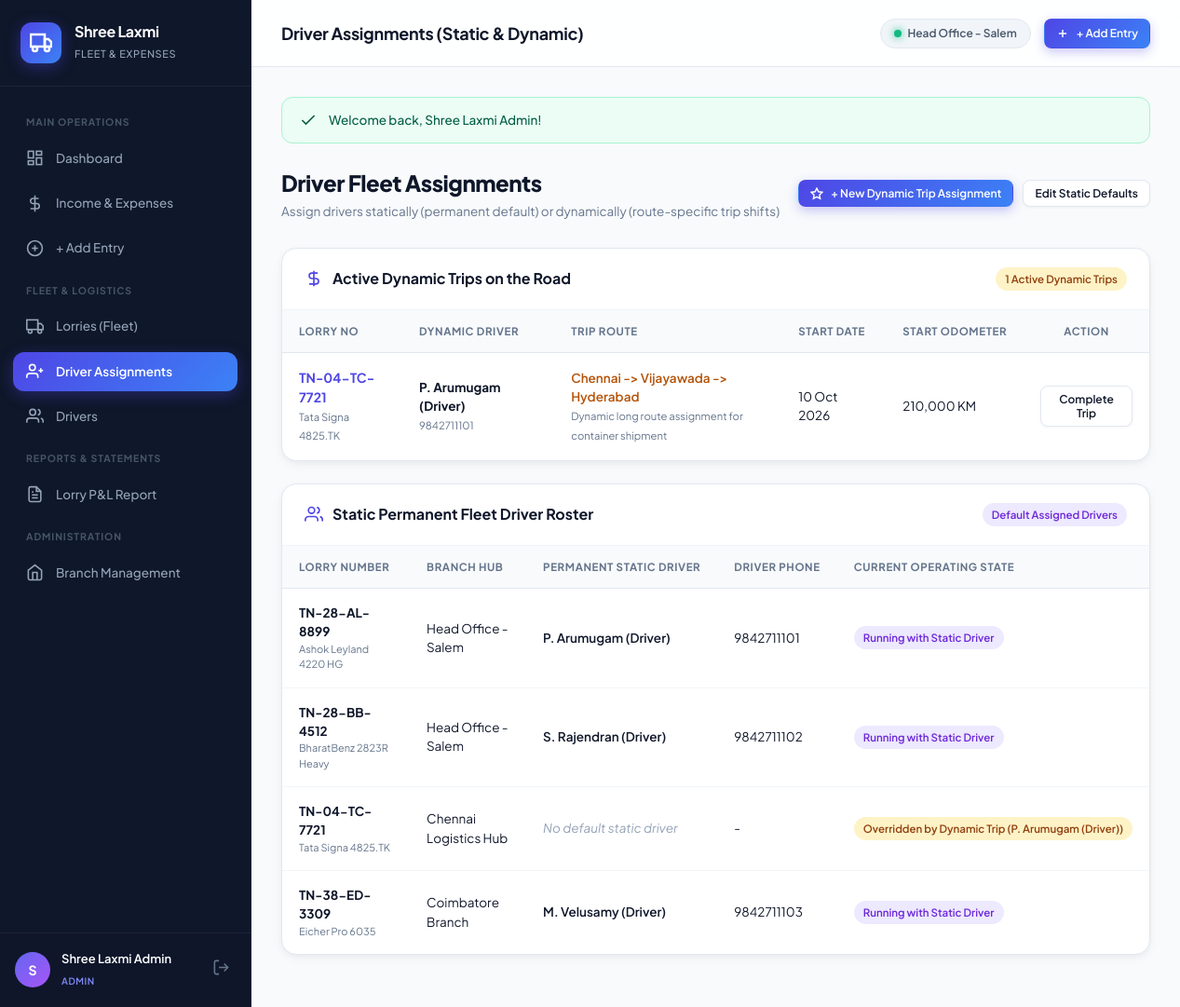
Page /assignments.php (signed in) on the committed database.
### tables this page shows
CREATE TABLE IF NOT EXISTS `driver_assignments` (
    `id` INT AUTO_INCREMENT PRIMARY KEY,
    `lorry_id` INT NOT NULL,
    `driver_id` INT NOT NULL,
    `branch_id` INT NOT NULL,
    `assignment_type` ENUM('static', 'dynamic') DEFAULT 'dynamic',
    `trip_route` VARCHAR(255) NULL,              
    `start_date` DATE NOT NULL,
    `end_date` DATE NULL,
    `start_odometer` INT DEFAULT 0,
    `end_odometer` INT NULL,
    `status` ENUM('active', 'completed', 'cancelled') DEFAULT 'active',
    `notes` TEXT NULL,
    `assigned_by` INT NULL,
    `created_at` TIMESTAMP DEFAULT CURRENT_TIMESTAMP,
    `updated_at` TIMESTAMP DEFAULT CURRENT_TIMESTAMP ON UPDATE CURRENT_TIMESTAMP,
    FOREIGN KEY (`lorry_id`) REFERENCES `lorries`(`id`) ON DELETE CASCADE,
    FOREIGN KEY (`driver_id`) REFERENCES `users`(`id`) ON DELETE CASCADE,
    FOREIGN KEY (`branch_id`) REFERENCES `branches`(`id`) ON DELETE CASCADE
);

CREATE TABLE IF NOT EXISTS `lorries` (
    `id` INT AUTO_INCREMENT PRIMARY KEY,
    `branch_id` INT NOT NULL,
    `lorry_number` VARCHAR(25) NOT NULL UNIQUE,  
    `model_name` VARCHAR(100) NOT NULL,          
    `lorry_type` VARCHAR(50) NOT NULL,           
    `capacity_tonnage` DECIMAL(6, 2) DEFAULT 0.00,
    `fuel_type` VARCHAR(20) DEFAULT 'Diesel',
    `current_odometer` INT DEFAULT 0,
    `static_driver_id` INT NULL,                 
    `status` ENUM('active', 'maintenance', 'idle') DEFAULT 'active',
    `insurance_expiry` DATE NULL,
    `fitness_expiry` DATE NULL,
    `notes` TEXT NULL,
    `created_at` TIMESTAMP DEFAULT CURRENT_TIMESTAMP,
    `updated_at` TIMESTAMP DEFAULT CURRENT_TIMESTAMP ON UPDATE CURRENT_TIMESTAMP,
    FOREIGN KEY (`branch_id`) REFERENCES `branches`(`id`) ON DELETE CASCADE,
    FOREIGN KEY (`static_driver_id`) REFERENCES `users`(`id`) ON DELETE SET NULL
);

CREATE TABLE IF NOT EXISTS `users` (
    `id` INT AUTO_INCREMENT PRIMARY KEY,
    `branch_id` INT NULL,
    `name` VARCHAR(100) NOT NULL,
    `username` VARCHAR(50) NOT NULL UNIQUE,
    `email` VARCHAR(100),
    `phone` VARCHAR(20) NOT NULL,
    `password` VARCHAR(255) NOT NULL,
    `role` ENUM('admin', 'branch_manager', 'driver', 'operator') NOT NULL DEFAULT 'driver',
    `license_number` VARCHAR(50) NULL,
    `license_expiry` DATE NULL,
    `status` ENUM('active', 'inactive') DEFAULT 'active',
    `avatar` VARCHAR(255) NULL,
    `created_at` TIMESTAMP DEFAULT CURRENT_TIMESTAMP,
    `updated_at` TIMESTAMP DEFAULT CURRENT_TIMESTAMP ON UPDATE CURRENT_TIMESTAMP,
    FOREIGN KEY (`branch_id`) REFERENCES `branches`(`id`) ON DELETE SET NULL
);

CREATE TABLE IF NOT EXISTS `branches` (
    `id` INT AUTO_INCREMENT PRIMARY KEY,
    `branch_code` VARCHAR(20) NOT NULL UNIQUE,
    `branch_name` VARCHAR(100) NOT NULL,
    `city` VARCHAR(50) NOT NULL,
    `state` VARCHAR(50) DEFAULT 'Tamil Nadu',
    `contact_person` VARCHAR(100),
    `phone` VARCHAR(20) NOT NULL,
    `email` VARCHAR(100),
    `address` TEXT,
    `status` ENUM('active', 'inactive') DEFAULT 'active',
    `created_at` TIMESTAMP DEFAULT CURRENT_TIMESTAMP,
    `updated_at` TIMESTAMP DEFAULT CURRENT_TIMESTAMP ON UPDATE CURRENT_TIMESTAMP
);

### includes/functions.php (called while the page is built, shortened)
<?php
function format_date($date_str, $include_time = false) {
    $time = strtotime($date_str);
    return date('d M Y', $time);
}
function clean($str) {
    return htmlspecialchars(trim($str ?? ''), ENT_QUOTES, 'UTF-8');
}
function get_all_lorries($pdo, $branch_id = null) {
    $sql = "SELECT l.*,
                   b.branch_name, b.city as branch_city,
                   u.name as static_driver_name, u.phone as static_driver_phone,
                   da.driver_id as dynamic_driver_id,
                   du.name as dynamic_driver_name,
                   da.trip_route as current_trip_route
            FROM lorries l
            LEFT JOIN branches b ON l.branch_id = b.id
            LEFT JOIN users u ON l.static_driver_id = u.id
            LEFT JOIN driver_assignments da ON (da.lorry_id = l.id AND da.status = 'active' AND da.assignment_type = 'dynamic')
            LEFT JOIN users du ON da.driver_id = du.id";
    $sql .= " ORDER BY l.id ASC";
    return $pdo->query($sql)->fetchAll();
}

### assignments.php (the view, shortened to what this page needs)
<?php
require_once __DIR__ . '/includes/header.php';
$stmt_dynamic = $pdo->query("SELECT da.*, l.lorry_number, l.model_name, u.name as driver_name, u.phone as driver_phone, b.branch_name
                             FROM driver_assignments da
                             JOIN lorries l ON da.lorry_id = l.id
                             JOIN users u ON da.driver_id = u.id
                             JOIN branches b ON da.branch_id = b.id
                             WHERE da.assignment_type = 'dynamic' AND da.status = 'active'
                             ORDER BY da.id DESC");
$active_dynamic_trips = $stmt_dynamic->fetchAll();
$lorries_static = get_all_lorries($pdo);
?>
<div class="page-header">
    <div>
        <h1 class="page-title">Driver Fleet Assignments</h1>
        <p class="page-subtitle">Assign drivers statically (permanent default) or dynamically (route-specific trip shifts)</p>
    </div>
    <div style="display:flex; gap:10px;">
        <button type="button" class="btn btn-primary btn-sm" onclick="openModal('addDynamicModal')">
            <svg viewBox="0 0 24 24" fill="none" stroke="currentColor" stroke-width="2.5"><polygon points="12 2 15.09 8.26 22 9.27 17 14.14 18.18 21.02 12 17.77 5.82 21.02 7 14.14 2 9.27 8.91 8.26 12 2"></polygon></svg>
            <span>+ New Dynamic Trip Assignment</span>
        </button>
        <button type="button" class="btn btn-outline btn-sm" onclick="openModal('updateStaticModal')">
            <span>Edit Static Defaults</span>
        </button>
    </div>
</div>
<div class="card">
    <div class="card-header">
        <div class="card-title">
            <svg viewBox="0 0 24 24" fill="none" stroke="currentColor" stroke-width="2"><path d="M12 2v20M17 5H9.5a3.5 3.5 0 0 0 0 7h5a3.5 3.5 0 0 1 0 7H6"></path></svg>
            <span>Active Dynamic Trips on the Road</span>
        </div>
        <span class="pill pill-dynamic"><?= count($active_dynamic_trips) ?> Active Dynamic Trips</span>
    </div>
    <div class="card-body" style="padding:0;">
        <div class="table-responsive">
            <table class="modern-table">
                <thead>
                    <tr>
                        <th>Lorry No</th>
                        <th>Dynamic Driver</th>
                        <th>Trip Route</th>
                        <th>Start Date</th>
                        <th>Start Odometer</th>
                        <th style="text-align:center;">Action</th>
                    </tr>
                </thead>
                <tbody>
                    <?php if (empty($active_dynamic_trips)): ?>
                        <tr>
                            <td colspan="6" style="text-align:center; padding:30px; color:#94a3b8;">
                                No dynamic trip assignments active currently. All lorries running on static default drivers.
                            </td>
                        </tr>
                    <?php else: ?>
                        <?php foreach ($active_dynamic_trips as $dt): ?>
                            <tr>
                                <td>
                                    <div style="font-weight:700; color:var(--primary); font-size:14px;"><?= clean($dt['lorry_number']) ?></div>
                                    <small style="color:#64748b;"><?= clean($dt['model_name']) ?></small>
                                </td>
                                <td>
                                    <div style="font-weight:700; color:#0f172a;"><?= clean($dt['driver_name']) ?></div>
                                    <small style="color:#64748b;"><?= clean($dt['driver_phone']) ?></small>
                                </td>
                                <td>
                                    <div style="font-weight:600; color:#b45309;"><?= clean($dt['trip_route']) ?></div>
                                    <?php if (!empty($dt['notes'])): ?>
                                        <small style="color:#64748b;"><?= clean($dt['notes']) ?></small>
                                    <?php endif; ?>
                                </td>
                                <td><?= format_date($dt['start_date']) ?></td>
                                <td><?= number_format($dt['start_odometer']) ?> KM</td>
                                <td style="text-align:center;">
                                    <button type="button" class="btn btn-outline btn-sm" onclick="openCompleteTripModal(<?= $dt['id'] ?>, '<?= clean($dt['lorry_number']) ?>', '<?= clean($dt['driver_name']) ?>', <?= $dt['start_odometer'] ?>)">
                                        <span>Complete Trip</span>
                                    </button>
                                </td>
                            </tr>
                        <?php endforeach; ?>
                    <?php endif; ?>
                </tbody>
            </table>
        </div>
    </div>
</div>
<div class="card">
    <div class="card-header">
        <div class="card-title">
            <svg viewBox="0 0 24 24" fill="none" stroke="currentColor" stroke-width="2"><path d="M17 21v-2a4 4 0 0 0-4-4H5a4 4 0 0 0-4 4v2"></path><circle cx="9" cy="7" r="4"></circle><path d="M23 21v-2a4 4 0 0 0-3-3.87"></path><path d="M16 3.13a4 4 0 0 1 0 7.75"></path></svg>
            <span>Static Permanent Fleet Driver Roster</span>
        </div>
        <span class="pill pill-static">Default Assigned Drivers</span>
    </div>
    <div class="card-body" style="padding:0;">
        <div class="table-responsive">
            <table class="modern-table">
                <thead>
                    <tr>
                        <th>Lorry Number</th>
                        <th>Branch Hub</th>
                        <th>Permanent Static Driver</th>
                        <th>Driver Phone</th>
                        <th>Current Operating State</th>
                    </tr>
                </thead>
                <tbody>
                    <?php foreach ($lorries_static as $ls): ?>
                        <tr>
                            <td>
                                <strong style="font-size:13.5px;"><?= clean($ls['lorry_number']) ?></strong>
                                <div style="font-size:11px; color:#64748b;"><?= clean($ls['model_name']) ?></div>
                            </td>
                            <td><?= clean($ls['branch_name']) ?></td>
                            <td>
                                <?php if (!empty($ls['static_driver_name'])): ?>
                                    <div style="font-weight:600;"><?= clean($ls['static_driver_name']) ?></div>
                                <?php else: ?>
                                    <span style="color:#94a3b8; font-style:italic;">No default static driver</span>
                                <?php endif; ?>
                            </td>
                            <td><?= clean($ls['static_driver_phone'] ?? '-') ?></td>
                            <td>
                                <?php if (!empty($ls['dynamic_driver_name'])): ?>
                                    <span class="pill pill-dynamic">Overridden by Dynamic Trip (<?= clean($ls['dynamic_driver_name']) ?>)</span>
                                <?php elseif (!empty($ls['static_driver_name'])): ?>
                                    <span class="pill pill-static">Running with Static Driver</span>
                                <?php else: ?>
                                    <span class="pill pill-idle">Idle (No Driver)</span>
                                <?php endif; ?>
                            </td>
                        </tr>
                    <?php endforeach; ?>
                </tbody>
            </table>
        </div>
    </div>
</div>
<?php require_once __DIR__ . '/includes/footer.php'; ?>

### rows in the picture
driver_assignments: lorry.lorry_number "TN-04-TC-7721", lorry.model_name "Tata Signa 4825.TK", driver.name "P. Arumugam (Driver)", driver.phone "9842711101", trip_route "Chennai -> Vijayawada -> Hyderabad", notes "Dynamic long route assignment for container shipment", start_date "10 Oct 2026", start_odometer "210,000", branch.branch_name "Chennai Logistics Hub", shows "No default static driver", static_driver_phone "-"
lorries: lorry_number "TN-28-AL-8899", model_name "Ashok Leyland 4220 HG", branch.branch_name "Head Office - Salem", static_driver.name "P. Arumugam (Driver)", static_driver.phone "9842711101", shows "Running with Static Driver"
lorries: lorry_number "TN-28-BB-4512", model_name "BharatBenz 2823R Heavy", branch.branch_name "Head Office - Salem", static_driver.name "S. Rajendran (Driver)", static_driver.phone "9842711102", shows "Running with Static Driver"
lorries: lorry_number "TN-38-ED-3309", model_name "Eicher Pro 6035", branch.branch_name "Coimbatore Branch", static_driver.name "M. Velusamy (Driver)", static_driver.phone "9842711103", shows "Running with Static Driver"

### other values in the picture
substr($user['name'] ?? 'U', 0, 1) "S"
$user['name'] "Shree Laxmi Admin"
$user['role'] "ADMIN"
$page_title "Driver Assignments (Static & Dynamic)"
$user['branch_name'] "Head Office - Salem"
$flash['message'] "Welcome back, Shree Laxmi Admin!"
count($active_dynamic_trips) "1"
